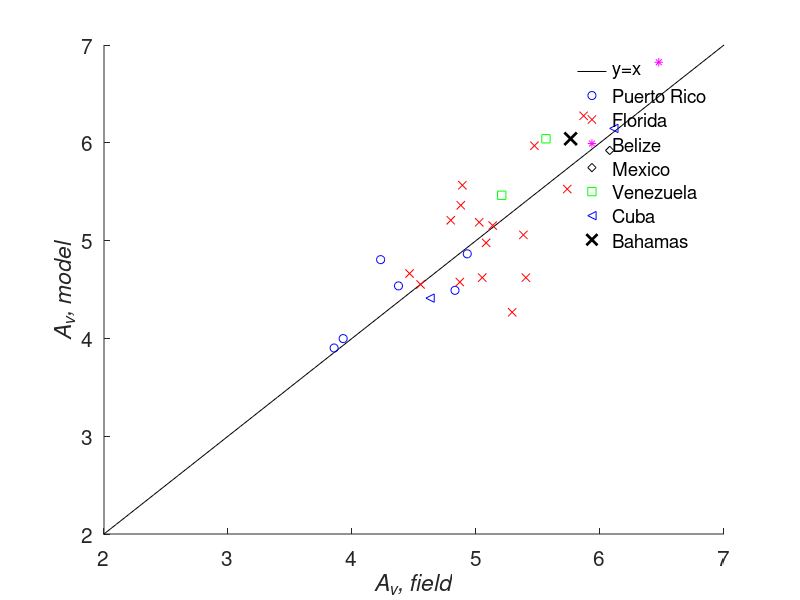

The MATLAB script that drew this image:
clear all;
x=0:0.1:7;

n=length(x);
y=zeros(1,n);
ya=zeros(1,n);

y=0.9195*x;
ya=x;

%PR
px=[3.928754202	3.855761372	4.230806428	4.374748346	4.830595084	4.929480234];
py=[3.998061391	3.901726983	4.805266132	4.536831076	4.491388137	4.864748211];

%Florida
pa=[5.471081849	4.464221198	5.382132359	5.050453228	4.890113494	4.553118092	5.134655142	5.735831153	5.402096233	4.877348306	5.081527326	5.025756315	4.869489872	5.867645412	5.291728393	4.796248143];
pb=[5.970146314	4.663515472	5.058659048	4.621612284	5.56615413	4.55173199	5.153952921	5.527110991	4.621475218	5.361039572	4.977116817	5.187314096	4.576144014	6.276056451	4.26712818	5.20772571];

%Belize
pc=[6.474153739];
pd=[6.823608888];

%Mexico
pe=[6.078319403];
pf=[5.922127509];

%Venezuela
pg=[5.207437773 5.564233922];
ph=[5.463577172 6.041150341];

%Cuba
pi=[6.111606922 4.629440182];
pj=[6.147202309 4.411952307];

%Bahamas
pk=[5.763029458];
pl=[6.041347454];

%changing FL and PR So along with conversion factor
%px=[3.928754202	3.855761372	4.230806428	4.374748346	4.830595084	4.929480234	6.474153739	6.078319403	5.471081849	4.464221198	5.382132359	5.050453228	4.890113494	4.553118092	5.763029458	5.207437773	5.564233922	6.111606922	4.629440182	5.134655142	5.735831153	5.402096233	4.877348306	5.081527326	5.025756315	4.869489872	5.867645412	5.291728393	4.796248143]
%py=[2.645878873	2.549544465	3.453083614	3.184648558	3.139205619	3.512565693	5.484999177	4.583517798	4.617963796	3.311332954	3.70647653	3.269429766	4.213971612	3.199549472	4.702737744	4.124967461	4.70254063	4.808592598	3.073342596	3.801770403	4.174928473	3.2692927	4.008857053	3.624934299	3.835131578	3.223961495	4.923873933	2.914945662	3.855543191]


%changing FL and PR So
%px=[3.928754202	3.855761372	4.230806428	4.374748346	4.830595084	4.929480234	6.474153739	6.078319403	5.471081849	4.464221198	5.382132359	5.050453228	4.890113494	4.553118092	5.763029458	5.207437773	5.564233922	6.111606922	4.629440182	5.134655142	5.735831153	5.402096233	4.877348306	5.081527326	5.025756315	4.869489872	5.867645412	5.291728393	4.796248143]
%py=[3.998061391	3.901726983	4.805266132	4.536831076	4.491388137	4.864748211	6.837181695	5.935700316	5.970146314	4.663515472	5.058659048	4.621612284	5.56615413	4.55173199	6.054920262	5.477149979	6.054723148	6.160775116	4.425525114	5.153952921	5.527110991	4.621475218	5.361039572	4.977116817	5.187314096	4.576144014	6.276056451	4.26712818	5.20772571]


%%changing FL So
%px=[3.928754202	3.855761372	4.230806428	4.374748346	4.830595084	4.929480234	6.474153739	6.078319403	5.471081849	4.464221198	5.382132359	5.050453228	4.890113494	4.553118092	5.763029458	5.207437773	5.564233922	6.111606922	4.629440182	5.134655142	5.735831153	5.402096233	4.877348306	5.081527326	5.025756315	4.869489872	5.867645412	5.291728393	4.796248143]
%py=[4.112004743	4.015670336	4.919209484	4.650774428	4.60533149	4.978691563	6.837181695	5.935700316	5.970146314	4.663515472	5.058659048	4.621612284	5.56615413	4.55173199	6.054920262	5.477149979	6.054723148	6.160775116	4.425525114	5.153952921	5.527110991	4.621475218	5.361039572	4.977116817	5.187314096	4.576144014	6.276056451	4.26712818	5.20772571]

%%Ocean vs Bay islands
% pO=[4.830595084	4.929480234	6.474153739	6.078319403	5.763029458	5.207437773	5.564233922	6.111606922	4.629440182];
% Po=[4.491388137	4.864748211	6.823608888	5.922127509	6.041347454	5.463577172	6.041150341	6.147202309	4.411952307];
% 
% pB=[3.928754202	3.855761372	4.230806428	4.374748346	5.471081849	4.464221198	5.382132359	5.050453228	4.890113494	4.553118092	5.134655142	5.735831153	5.402096233	4.877348306	5.081527326	5.025756315	4.869489872	5.867645412	5.291728393	4.796248143];
% Pb=[3.998061391	3.901726983	4.805266132	4.536831076	5.970146314	4.663515472	5.058659048	4.621612284	5.56615413	4.55173199	5.153952921	5.527110991	4.621475218	5.361039572	4.977116817	5.187314096	4.576144014	6.276056451	4.26712818	5.20772571];


hold on
plot(x,ya,'k',px,py,'bo',pa,pb,'rx',pc,pd,'m*',pe,pf,'kd',pg,ph,'gs',pi,pj,'b<',pk,pl,'kx','linewidth',2,'markersize',9)
%plot(x,ya,'b',pO,Po,'bo',pB,Pb,'r+')
xlabel('\itA_{v}, field')
ylabel('\itA_{v}, model')
%title('Model versus Field Vegetated Area values')
legend('y=x','Puerto Rico','Florida','Belize','Mexico','Venezuela','Cuba','Bahamas')
 %legend('y=x','Oceanic Islands','Islands in Bays')
 legend boxoff
 set(gca,'Fontsize',15)
 %box on

axis([2 7 2 7])
